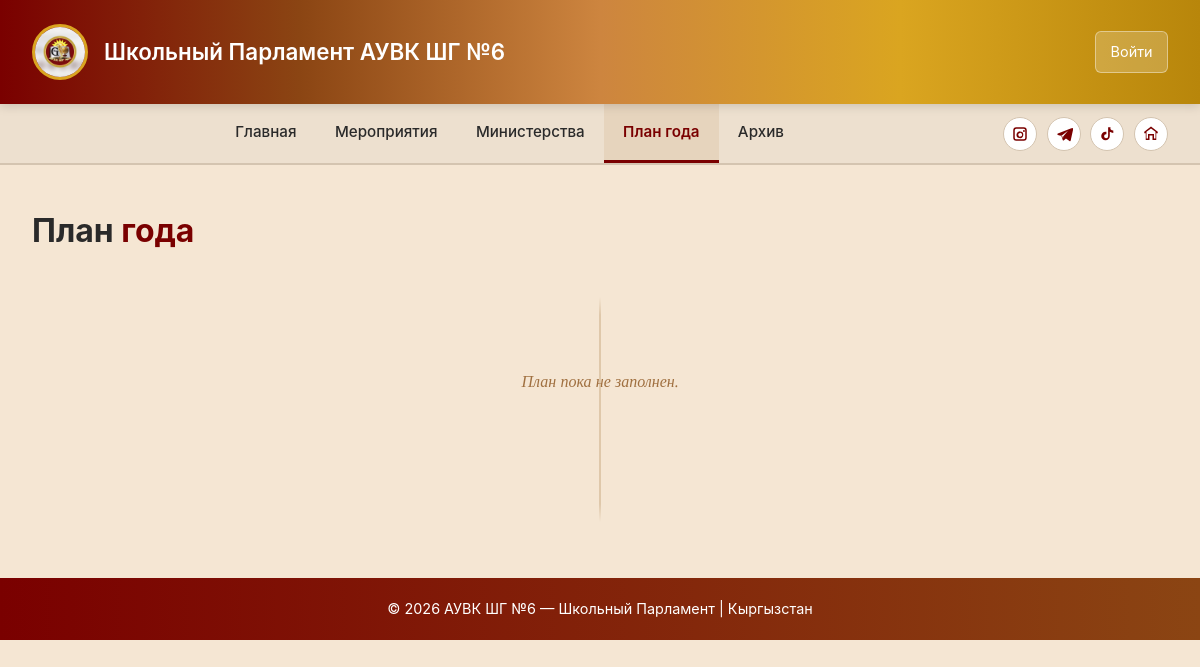
Page /events/plan/ on the earlier database version.
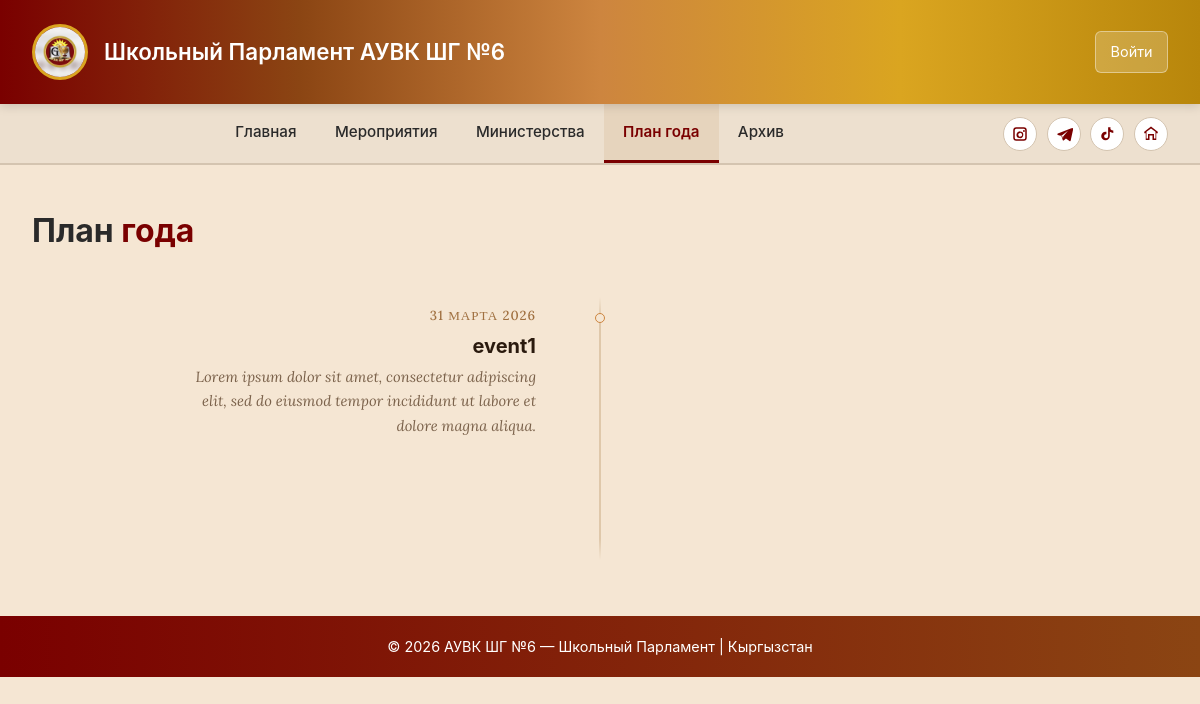
Same page on the later database version.
### apps/events/models.py (models this page shows, shortened)
class YearPlan(models.Model):
    name = models.CharField(max_length=30,blank=False)
    description = models.TextField(blank=False)
    date = models.DateField(blank=False)
    created_at = models.DateTimeField(auto_now_add=True)
    class Meta:
        verbose_name = 'План года'
        verbose_name_plural = 'План года'

### apps/events/views.py (the view)
# urls.py: path("plan/", views.year_plan, name="year_plan"),
def year_plan(request):
    events = YearPlan.objects.all().order_by("date", "-created_at")
    return render(request, "events/year_plan.html", {"events": events})

### templates/events/year_plan.html (shortened to what this page needs)
{% extends "base_parlament.html" %}
{% block content %}
<div class="plain-heading">
    <h2>План <span>года</span></h2>
</div>
<div class="timeline">
    {% for event in events %}
    <div class="tl-item {% if forloop.counter|divisibleby:2 %}right{% else %}left{% endif %}">
        <div class="tl-dot"></div>
        <div class="tl-side">
            <div class="tl-date">{{ event.date|date:"d E Y"|default:"дата уточняется" }}</div>
            <span class="tl-name">{{ event.name }}</span>
            <p class="tl-desc">{{ event.description }}</p>
        </div>
    </div>
    {% empty %}
    <p class="tl-empty">План пока не заполнен.</p>
    {% endfor %}
</div>
{% endblock %}

Differences in the rows shown:
added YearPlan: date "31 МАРТА 2026", name "event1", description "Lorem ipsum dolor sit amet, consectetur adipiscing elit, sed do eiusmod tempor incididunt ut labore et dolore magna aliqua."
Other differences:
text no longer shown: "План пока не заполнен."
